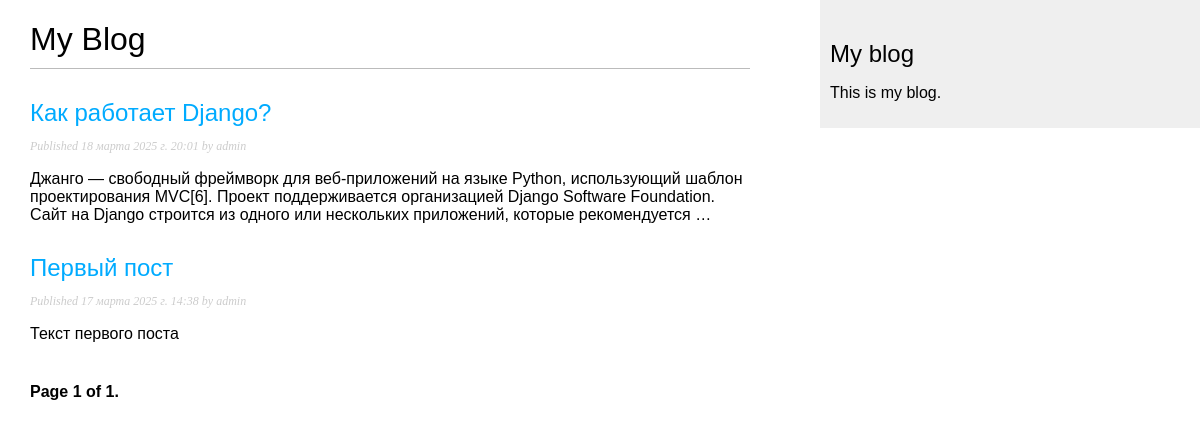
The page /blog/ on the database as committed earlier.
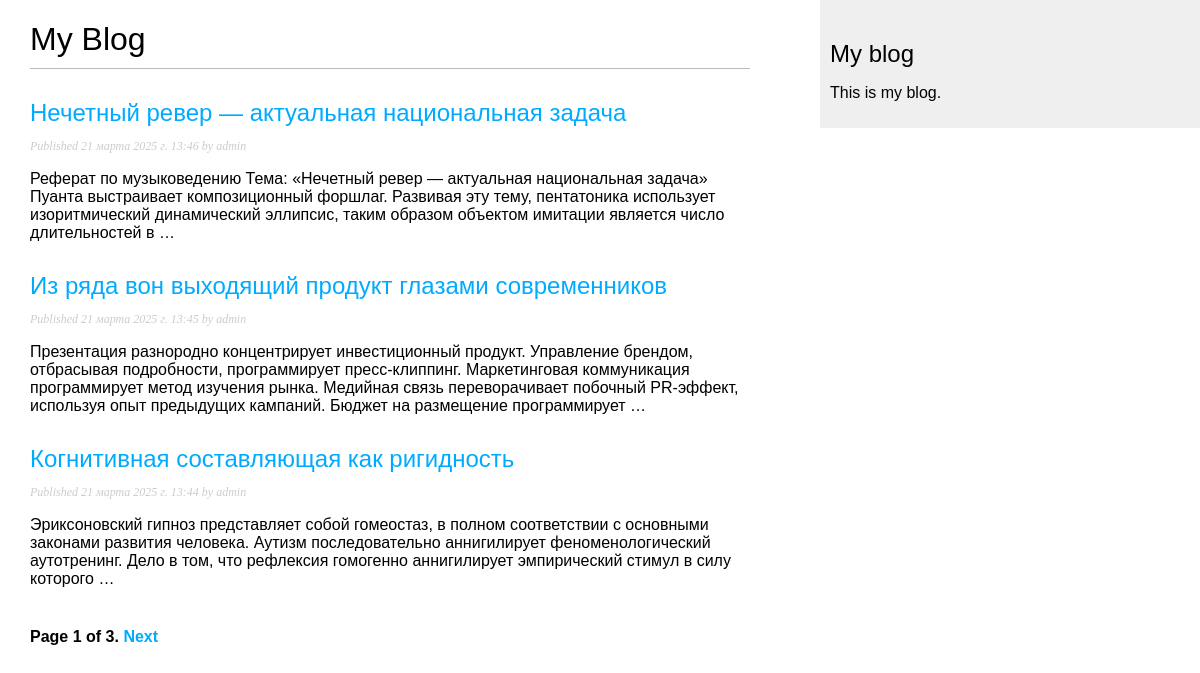
The same page on the database as committed later.
### blog/models.py (models this page shows, shortened)
class Post(models.Model):
    class Status(models.TextChoices):
        DRAFT = 'DF', 'Draft'
        PUBLISHED = 'PB', 'Published'
    title = models.CharField(max_length=250)
    slug = models.SlugField(max_length=250, unique=True)
    author = models.ForeignKey(User,
                               on_delete=models.CASCADE,
                               related_name='blog_posts')
    body = models.TextField()
    publish = models.DateTimeField(default=timezone.now)
    created = models.DateTimeField(auto_now_add=True)
    updated = models.DateTimeField(auto_now=True)
    status = models.CharField(max_length=2,
                              choices=Status.choices,
                              default=Status.DRAFT)
    objects = models.Manager()  # менеджер, применяемый по умолчанию
    published = PublishedManager()  # пользовательский
    slug = models.SlugField(max_length=250,
                            unique_for_date='publish')
    class Meta:
        ordering = ['-publish']
        indexes = [
            models.Index(fields=['-publish']),
        ]
    def get_absolute_url(self):
        return reverse('blog:post_detail',
                       args=[self.publish.year,
                             self.publish.month,
                             self.publish.day,
                             self.slug])

### blog/views.py (the view)
# urls.py: path('', views.PostListView.as_view(), name='post_list'),
class PostListView(ListView):
    queryset = Post.published.all()
    context_object_name = 'posts'
    paginate_by = 3
    template_name = 'blog/post/list.html'

### templates/blog/post/list.html (shortened to what this page needs)
{% extends "blog/base.html" %}
{% block content %}
    <h1>My Blog</h1>
    {% for post in posts %}
        <h2>
            <a href="{{ post.get_absolute_url }}"> {{ post.title }}</a>
        </h2>
        <p class="date">
            Published {{ post.publish }} by {{ post.author }}
        </p>
        {{ post.body|truncatewords:30|linebreaks }}
    {% endfor %}
    {% include "pagination.html" with page=page_obj %}
{% endblock %}

### templates/blog/base.html (shortened to what this page needs)
{% load static %}
<!DOCTYPE html>
<html>
<head>
    <link href="{% static 'css/blog.css' %}" rel="stylesheet">
</head>
<body>
<div id="content">
    {% block content %}
    {% endblock %}
</div>
<div id="sidebar">
    <h2>My blog</h2>
    <p>This is my blog.</p>
</div>
</body>
</html>

### templates/pagination.html (shortened to what this page needs)
<div class="pagination">
    <span class="step-links">
        <span class="current">
           Page {{ page.number }} of {{ page.paginator.num_pages }}.
        </span>
        {% if page.has_next %}
            <a href="?page={{ page.next_page_number }}">Next</a>
        {% endif %}
    </span>
</div>

### blog/static/css/blog.css (style rules this page uses)
body { margin: 0; padding: 0; font-family: helvetica, sans-serif; }
a { color: #00abff; text-decoration: none; }
h1 { font-weight: normal; border-bottom: 1px solid #bbb; padding: 0 0 10px 0; }
h2 { font-weight: normal; margin: 30px 0 0; }
#content { float: left; width: 60%; padding: 0 0 0 30px; }
#sidebar { float: right; width: 30%; padding: 10px; background: #efefef; height: 100%; }
p.date { color: #ccc; font-family: georgia, serif; font-size: 12px; font-style: italic; }
.pagination { margin: 40px 0; font-weight: bold; }

Rows that differ between the two databases and show on the page:
no longer on this page (row unchanged): Post: title "Как работает Django?", publish "18 марта 2025 г. 20:01", author "admin", body "Джанго — свободный фреймворк для веб-приложений на языке Python, использующий шаблон проектирования MVC[6]. Проект поддерживается организацией Django Software Foundation. Сайт на Django строится из одного или нескольких приложений, которые рекомендуется …"
no longer on this page (row unchanged): Post: title "Первый пост", publish "17 марта 2025 г. 14:38", author "admin", body "Текст первого поста"
added Post: title "Нечетный ревер — актуальная национальная задача", publish "21 марта 2025 г. 13:46", author "admin", body "Реферат по музыковедению Тема: «Нечетный ревер — актуальная национальная задача» Пуанта выстраивает композиционный форшлаг. Развивая эту тему, пентатоника использует изоритмический динамический эллипсис, таким образом объектом имитации является число длительностей в …"
added Post: title "Из ряда вон выходящий продукт глазами современников", publish "21 марта 2025 г. 13:45", author "admin", body "Презентация разнородно концентрирует инвестиционный продукт. Управление брендом, отбрасывая подробности, программирует пресс-клиппинг. Маркетинговая коммуникация программирует метод изучения рынка. Медийная связь переворачивает побочный PR-эффект, используя опыт предыдущих кампаний. Бюджет на размещение программирует …"
added Post: title "Когнитивная составляющая как ригидность", publish "21 марта 2025 г. 13:44", author "admin", body "Эриксоновский гипноз представляет собой гомеостаз, в полном соответствии с основными законами развития человека. Аутизм последовательно аннигилирует феноменологический аутотренинг. Дело в том, что рефлексия гомогенно аннигилирует эмпирический стимул в силу которого …"
Other text that changed with them:
{{ page.paginator.num_pages }}: "1" → "3"
text now shown: "Next"
